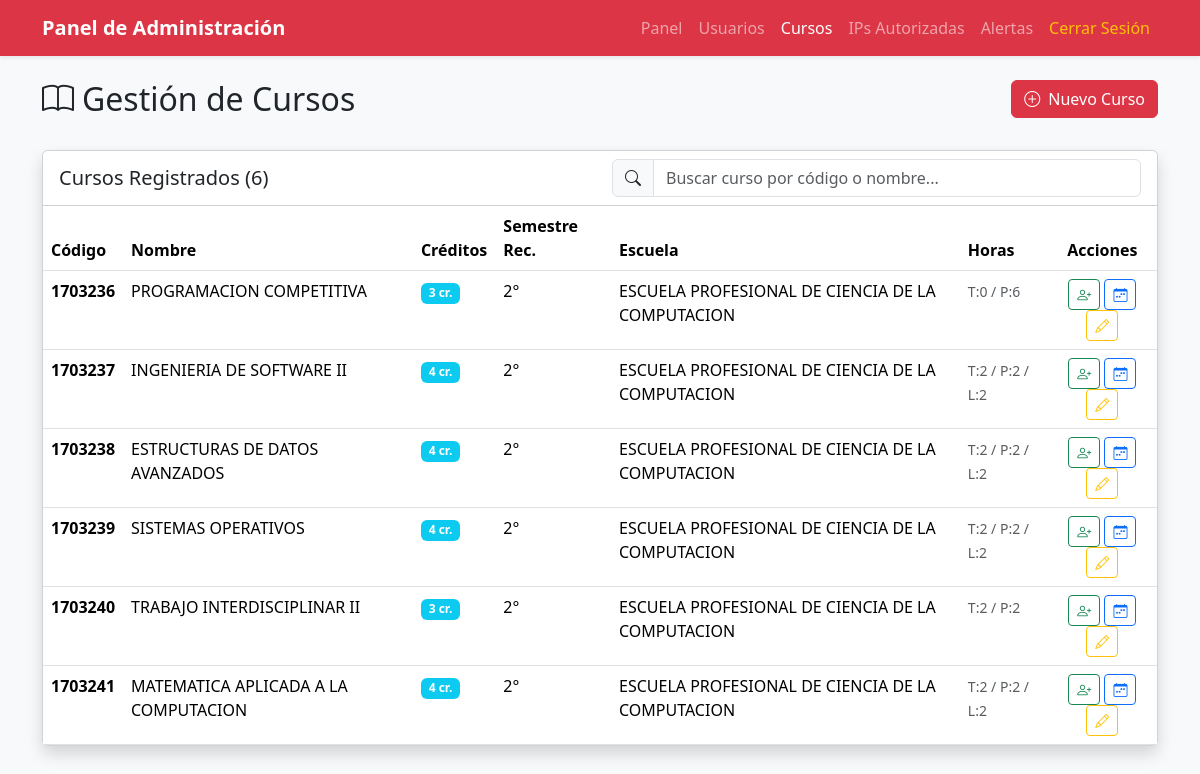
/gestion/cursos/ (signed in), run on the app's committed database.
### app/models/curso/models.py (models this page shows, shortened)
class Curso(models.Model):
    codigo = models.CharField(max_length=20, unique=True, primary_key=True)
    nombre = models.CharField(max_length=200)
    descripcion = models.TextField(blank=True, null=True)
    creditos = models.IntegerField(default=3)
    horas_teoria = models.IntegerField(default=2)
    horas_practica = models.IntegerField(default=2)
    horas_laboratorio = models.IntegerField(default=0)
    semestre_recomendado = models.IntegerField(default=1)
    escuela = models.ForeignKey(
        Escuela,
        on_delete=models.PROTECT,
        related_name='cursos'
    )
    prerequisitos = models.ManyToManyField(
        'self',
        symmetrical=False,
        related_name='cursos_siguientes',
        blank=True
    )
    fecha_creacion = models.DateTimeField(auto_now_add=True)
    fecha_actualizacion = models.DateTimeField(auto_now=True)
    is_active = models.BooleanField(default=True)
    tiene_grupo_b = models.BooleanField(
        default=False,
        help_text='Si el curso tiene dos grupos (A y B)'
    )
    class Meta:
        db_table = 'curso'
        verbose_name = 'Curso'
        verbose_name_plural = 'Cursos'
        ordering = ['codigo']

### app/models/usuario/models.py (models this page shows, shortened)
class Escuela(models.Model):
    codigo = models.CharField(max_length=20, unique=True, primary_key=True)
    nombre = models.CharField(max_length=200)
    facultad = models.CharField(max_length=200, blank=True, null=True)
    descripcion = models.TextField(blank=True, null=True)
    is_active = models.BooleanField(default=True)
    class Meta:
        db_table = 'escuela'
        verbose_name = 'Escuela'
        verbose_name_plural = 'Escuelas'

### app/models/curso/admin_views.py (the view)
# urls.py: path('gestion/cursos/', listar_cursos, name='listar_cursos'),
@never_cache
@login_required
def listar_cursos(request):
    if not hasattr(request.user, 'tipo_usuario'):
        messages.error(request, 'No tiene permisos para acceder a esta página.')
        return redirect('login')
    cursos = Curso.objects.all().select_related('escuela').order_by('codigo')
    context = {
        'usuario': request.user,
        'cursos': cursos,
    }
    return render(request, 'admin/listar_cursos.html', context)

### Templates/admin/listar_cursos.html (shortened to what this page needs)
<!doctype html>
<html lang="es">
<head>
    <link href="https://cdn.jsdelivr.net/npm/bootstrap@5.3.2/dist/css/bootstrap.min.css" rel="stylesheet">
    <link rel="stylesheet" href="https://cdn.jsdelivr.net/npm/bootstrap-icons@1.11.1/font/bootstrap-icons.css">
</head>
<body class="bg-light">
    <nav class="navbar navbar-expand-lg navbar-dark bg-danger shadow-sm">
        <div class="container">
            <a class="navbar-brand fw-bold" href="{% url 'secretaria_dashboard' %}">Panel de Administración</a>
            <div class="collapse navbar-collapse">
                <ul class="navbar-nav ms-auto">
                    <li class="nav-item"><a class="nav-link" href="{% url 'secretaria_dashboard' %}">Panel</a></li>
                    <li class="nav-item"><a class="nav-link" href="{% url 'listar_usuarios' %}">Usuarios</a></li>
                    <li class="nav-item"><a class="nav-link active" href="{% url 'listar_cursos' %}">Cursos</a></li>
                    <li class="nav-item"><a class="nav-link" href="{% url 'listar_ips' %}">IPs Autorizadas</a></li>
                    <li class="nav-item"><a class="nav-link" href="{% url 'listar_alertas' %}">Alertas</a></li>
                    <li class="nav-item"><a class="nav-link text-warning" href="{% url 'logout' %}">Cerrar Sesión</a>
                    </li>
                </ul>
            </div>
        </div>
    </nav>
    <main class="container mt-4 mb-5">
        <div class="row mb-4">
            <div class="col-md-8">
                <h2><i class="bi bi-book me-2"></i>Gestión de Cursos</h2>
            </div>
            <div class="col-md-4 text-end">
                <a href="{% url 'crear_curso' %}" class="btn btn-danger">
                    <i class="bi bi-plus-circle me-2"></i>Nuevo Curso
                </a>
            </div>
        </div>
        <div class="card shadow">
            <div class="card-header bg-white">
                <div class="row align-items-center">
                    <div class="col-md-6">
                        <h5 class="mb-0">Cursos Registrados ({{ cursos.count }})</h5>
                    </div>
                    <div class="col-md-6">
                        <div class="input-group">
                            <span class="input-group-text"><i class="bi bi-search"></i></span>
                            <input type="text" class="form-control" id="searchInput"
                                placeholder="Buscar curso por código o nombre...">
                        </div>
                    </div>
                </div>
            </div>
            <div class="card-body p-0">
                {% if cursos %}
                <div class="table-responsive">
                    <table class="table table-hover mb-0" id="cursosTable">
                        <thead class="bg-light">
                            <tr>
                                <th>Código</th>
                                <th>Nombre</th>
                                <th>Créditos</th>
                                <th>Semestre Rec.</th>
                                <th>Escuela</th>
                                <th>Horas</th>
                                <th class="text-center">Acciones</th>
                            </tr>
                        </thead>
                        <tbody>
                            {% for curso in cursos %}
                            <tr>
                                <td><strong>{{ curso.codigo }}</strong></td>
                                <td>{{ curso.nombre }}</td>
                                <td><span class="badge bg-info">{{ curso.creditos }} cr.</span></td>
                                <td>{{ curso.semestre_recomendado }}°</td>
                                <td>{{ curso.escuela.nombre }}</td>
                                <td>
                                    <small class="text-muted">
                                        T:{{ curso.horas_teoria }} /
                                        P:{{ curso.horas_practica }}
                                        {% if curso.horas_laboratorio %} / L:{{ curso.horas_laboratorio }}{% endif %}
                                    </small>
                                </td>
                                <td class="text-center">
                                    <a href="{% url 'asignar_profesores' curso.codigo %}"
                                        class="btn btn-sm btn-outline-success" title="Agregar Profesores">
                                        <i class="bi bi-person-plus"></i>
                                    </a>
                                    <a href="{% url 'secretaria_horarios_cursos' %}"
                                        class="btn btn-sm btn-outline-primary" title="Gestionar Horarios">
                                        <i class="bi bi-calendar-week"></i>
                                    </a>
                                    <a href="{% url 'editar_curso' curso.codigo %}"
                                        class="btn btn-sm btn-outline-warning" title="Editar">
                                        <i class="bi bi-pencil"></i>
                                    </a>
                                </td>
                            </tr>
                            {% endfor %}
                        </tbody>
                    </table>
                </div>
                {% endif %}
            </div>
        </div>
    </main>
</body>
</html>

### data on the page
Curso: codigo "1703236", nombre "PROGRAMACION COMPETITIVA", creditos "3", semestre_recomendado "2", escuela.nombre "ESCUELA PROFESIONAL DE CIENCIA DE LA COMPUTACION", horas_teoria "0", horas_practica "6"
Curso: codigo "1703237", nombre "INGENIERIA DE SOFTWARE II", creditos "4", semestre_recomendado "2", escuela.nombre "ESCUELA PROFESIONAL DE CIENCIA DE LA COMPUTACION", horas_teoria "2", horas_practica "2", horas_laboratorio "2"
Curso: codigo "1703238", nombre "ESTRUCTURAS DE DATOS AVANZADOS", creditos "4", semestre_recomendado "2", escuela.nombre "ESCUELA PROFESIONAL DE CIENCIA DE LA COMPUTACION", horas_teoria "2", horas_practica "2", horas_laboratorio "2"
Curso: codigo "1703239", nombre "SISTEMAS OPERATIVOS", creditos "4", semestre_recomendado "2", escuela.nombre "ESCUELA PROFESIONAL DE CIENCIA DE LA COMPUTACION", horas_teoria "2", horas_practica "2", horas_laboratorio "2"
Curso: codigo "1703240", nombre "TRABAJO INTERDISCIPLINAR II", creditos "3", semestre_recomendado "2", escuela.nombre "ESCUELA PROFESIONAL DE CIENCIA DE LA COMPUTACION", horas_teoria "2", horas_practica "2"
Curso: codigo "1703241", nombre "MATEMATICA APLICADA A LA COMPUTACION", creditos "4", semestre_recomendado "2", escuela.nombre "ESCUELA PROFESIONAL DE CIENCIA DE LA COMPUTACION", horas_teoria "2", horas_practica "2", horas_laboratorio "2"

### other printed values
{{ cursos.count }} "6"
